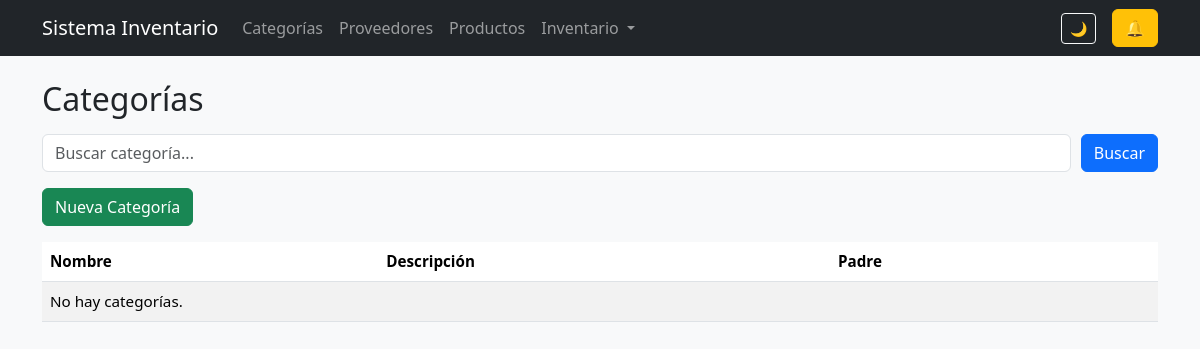
Before: /categorias/ with the older database file.
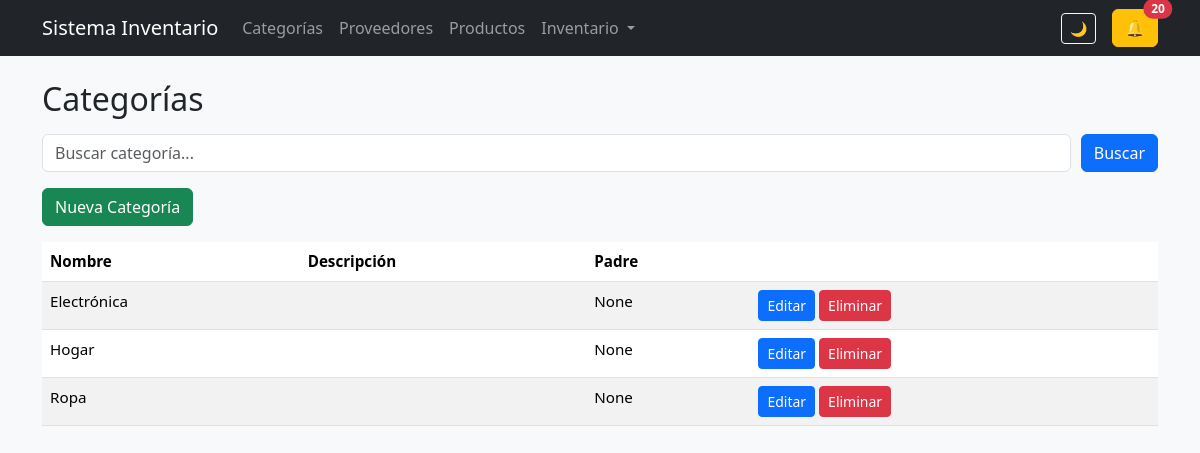
After: the same page with the newer database file.
### categories/models.py (models this page shows, shortened)
class Category(models.Model):
    name = models.CharField(max_length=100, unique=True, db_index=True)
    description = models.TextField(blank=True)
    parent = models.ForeignKey(
        'self',
        on_delete=models.SET_NULL,
        null=True,
        blank=True,
        related_name='subcategories'
    )
    class Meta:
        verbose_name = "Category"
        verbose_name_plural = "Categories"
        ordering = ['name']

### categories/views.py (the view)
# urls.py: path("", category_list, name="category_list"),
def category_list(request):
    search = request.GET.get("q", "")
    categories = Category.objects.all()
    if search:
        categories = categories.filter(name__icontains=search)
    return render(request, "categories/list.html", {
        "categories": categories,
        "search": search,
    })

### notifications/context_processors.py (called while the page is built)
def notifications_unread(request):
    return {
        "notifications_unread": Notification.objects.filter(seen=False).count()
    }

### categories/templates/categories/list.html
{% extends 'base.html' %}
{% block content %}
<h2 class="mb-3">Categorías</h2>
<form method="GET" class="mb-3 d-flex" style="gap: 10px;">
    <input type="text" name="q" value="{{ search }}" class="form-control" placeholder="Buscar categoría...">
    <button class="btn btn-primary">Buscar</button>
</form>
<a href="{% url 'category_create' %}" class="btn btn-success mb-3">Nueva Categoría</a>
<table class="table table-striped">
    <thead>
        <tr>
            <th>Nombre</th>
            <th>Descripción</th>
            <th>Padre</th>
            <th></th>
        </tr>
    </thead>
    <tbody>
        {% for c in categories %}
        <tr>
            <td>{{ c.name }}</td>
            <td>{{ c.description }}</td>
            <td>{{ c.parent }}</td>
            <td>
                <a href="{% url 'category_edit' c.id %}" class="btn btn-sm btn-primary">Editar</a>
                <a href="{% url 'category_delete' c.id %}" class="btn btn-sm btn-danger">Eliminar</a>
            </td>
        </tr>
        {% empty %}
        <tr><td colspan="4">No hay categorías.</td></tr>
        {% endfor %}
    </tbody>
</table>
{% endblock %}

### templates/base.html (shortened to what this page needs)
<!DOCTYPE html>
<html lang="es" data-theme="light">
<head>
    {% load static %}
    <link rel="stylesheet" href="https://cdn.jsdelivr.net/npm/bootstrap@5.3.2/dist/css/bootstrap.min.css">
    <link href="https://cdn.jsdelivr.net/npm/select2@4.1.0-rc.0/dist/css/select2.min.css" rel="stylesheet" />
    <link rel="stylesheet" href="https://cdnjs.cloudflare.com/ajax/libs/animate.css/4.1.1/animate.min.css"/>
    <link rel="stylesheet" href="{% static 'css/core.css' %}">
    <link rel="stylesheet" href="{% static 'dashboard/css/dashboard.css' %}">
</head>
<body x-data>
<nav class="navbar navbar-expand-lg navbar-dark bg-dark mb-4">
    <div class="container">
        <a class="navbar-brand" href="/">Sistema Inventario</a>
        <div class="collapse navbar-collapse" id="navbarMain">
            <ul class="navbar-nav me-auto mb-2 mb-lg-0">
                <li class="nav-item"><a href="/categorias/" class="nav-link">Categorías</a></li>
                <li class="nav-item"><a href="/proveedores/" class="nav-link">Proveedores</a></li>
                <li class="nav-item"><a href="/productos/" class="nav-link">Productos</a></li>
                <li class="nav-item dropdown">
                    <a class="nav-link dropdown-toggle" href="#" id="inventoryDropdown" role="button" data-bs-toggle="dropdown">
                        Inventario
                    </a>
                </li>
            </ul>
            <button id="themeToggle" class="btn btn-sm btn-outline-light me-3">🌙</button>
            <div id="notifications-bell"
                 hx-get="{% url 'notifications_counter' %}"
                 hx-trigger="load, every 5s, movement-created from:body, notifications-updated from:body"
                 hx-target="this"
                 hx-swap="outerHTML">
                {% include 'notifications/partials/bell.html' with unread=notifications_unread %}
            </div>
        </div>
    </div>
</nav>
<div class="container" x-transition>
    {% block content %}{% endblock %}
</div>
</body>
</html>

### notifications/templates/notifications/partials/bell.html
<div
    class="position-relative"
    style="cursor:pointer;"
    data-bs-toggle="offcanvas"
    data-bs-target="#notificationsPanelOffcanvas"
>
    <span class="btn btn-warning">🔔</span>
    {% if unread > 0 %}
        <span class="position-absolute top-0 start-100 translate-middle badge rounded-pill bg-danger animate__animated">
            {{ unread }}
        </span>
    {% endif %}
</div>

### static/css/core.css (style rules this page uses)
:root { --bg: #f8f9fa; --text: #212529; --card: #ffffff; --border: #dee2e6; }
body { background: var(--bg); color: var(--text); transition: background .25s ease, color .25s ease; }
.table { font-size: 0.95rem; }
input, select { background: var(--card); color: var(--text); border: 1px solid var(--border); }

### dashboard/static/dashboard/css/dashboard.css (style rules this page uses)
:root { --section-bg: #ffffff; --sub-bg: #414040; --sub-text: #fafafa; }

Changed rows visible on the page:
added Category: name "Electrónica", parent "None"
added Category: name "Hogar", parent "None"
added Category: name "Ropa", parent "None"
Other visible differences:
{{ unread }}: (not shown) → "20"
text no longer shown: "No hay categorías."
